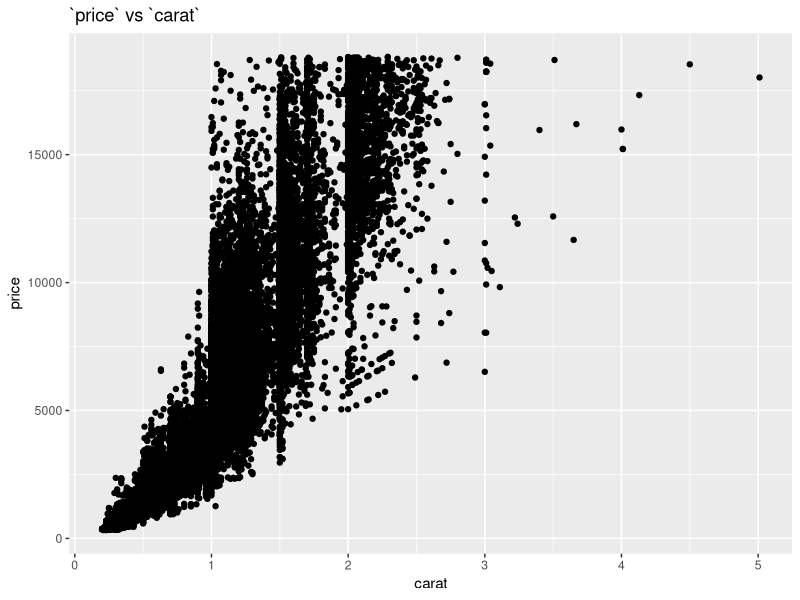
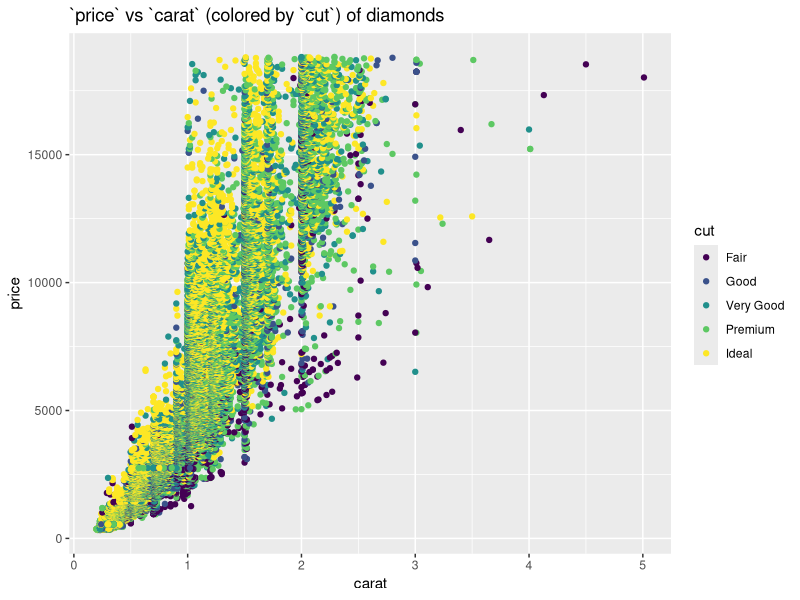
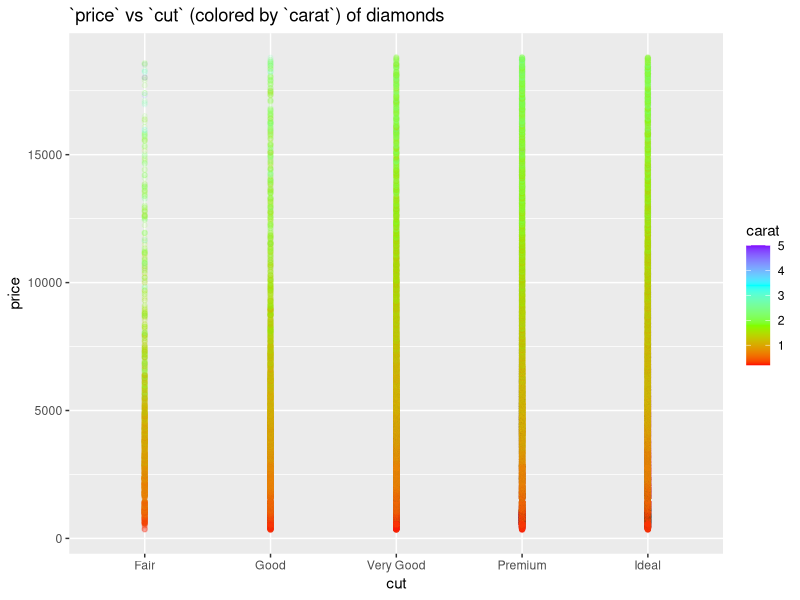
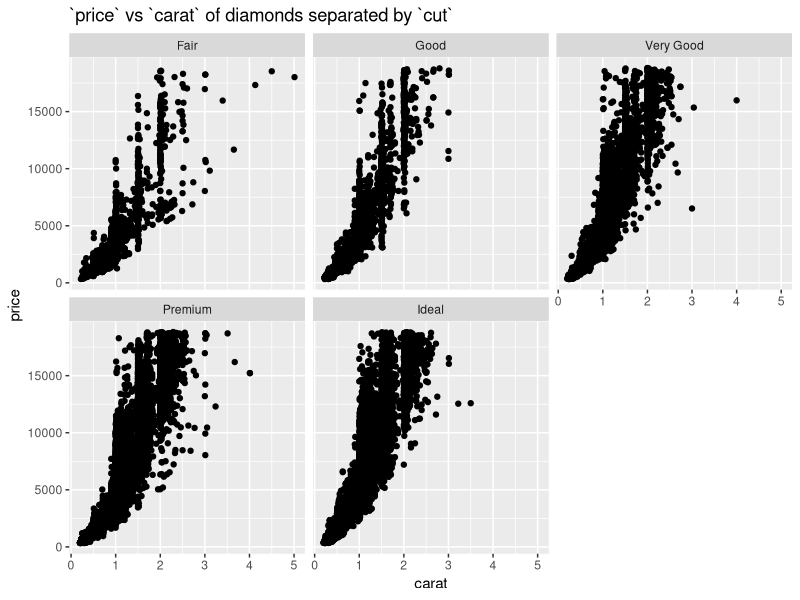
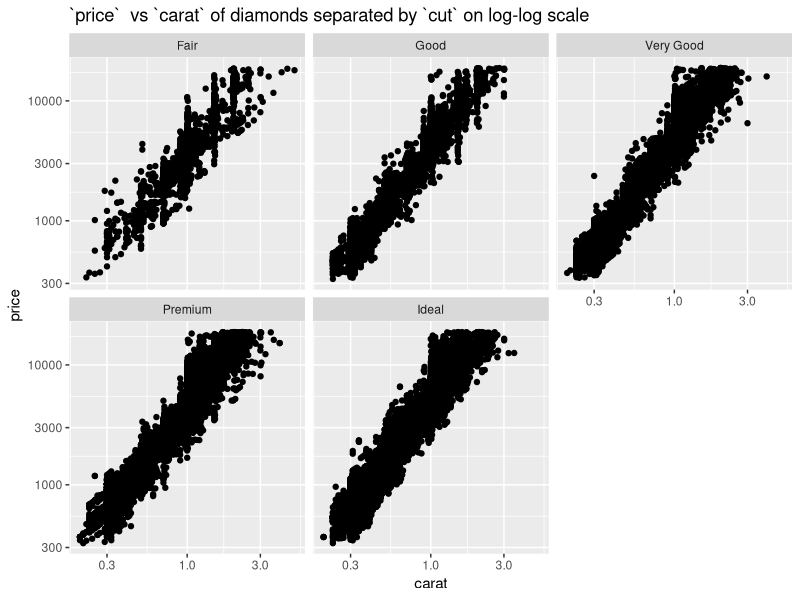
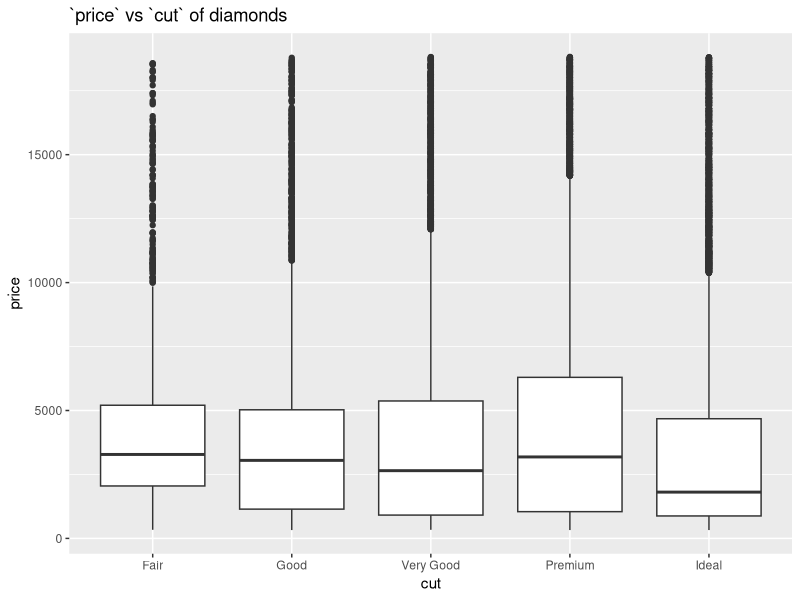
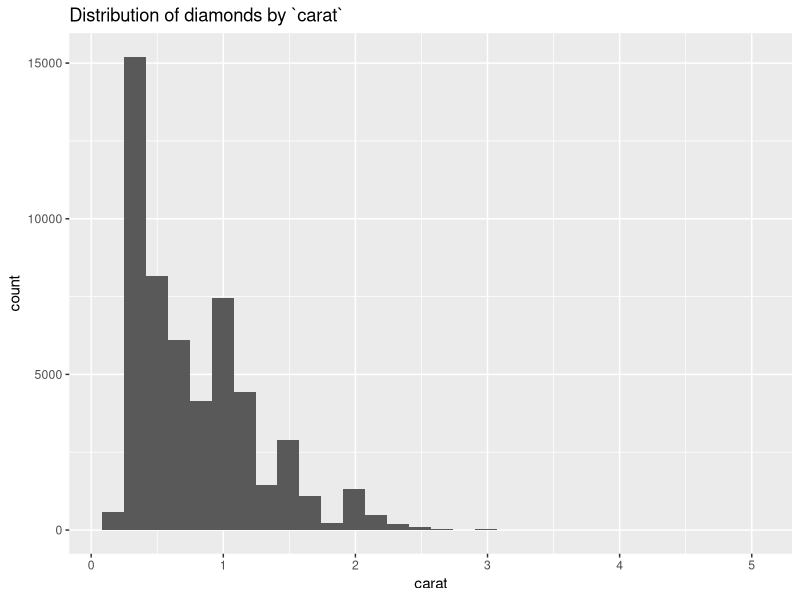
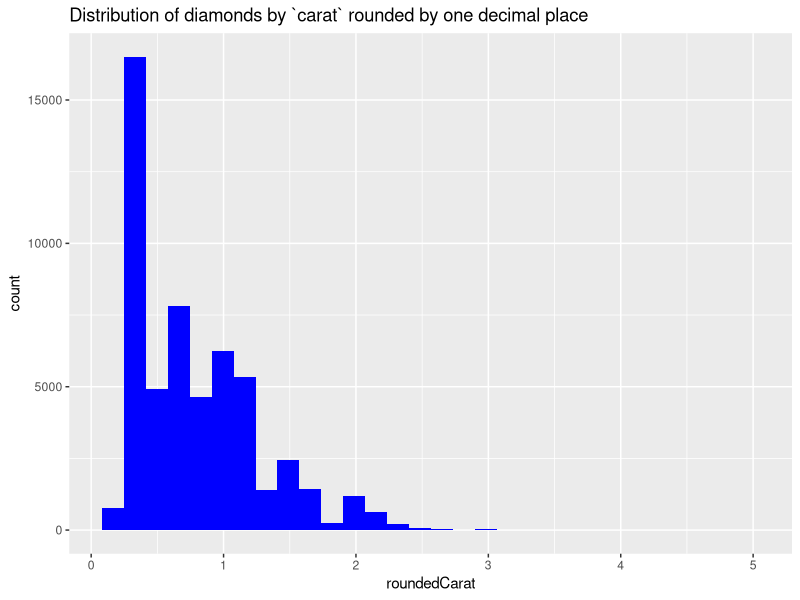

These charts were generated, in order, by the following R code:
## ---- chunk 1
library(tidyverse)
## ---- chunk 2
## TASK: Plot `price` vs `carat` below
diamonds %>%
  ggplot(aes(y = price, x = carat)) +
  geom_point() +
  labs(title = '`price` vs `carat`')
## ---- chunk 3
## TASK: Plot `price`, `carat`, and `cut` below
diamonds %>%
  ggplot(aes(y = price, x = carat, color = cut)) +
  geom_point() +
  labs(title = '`price` vs `carat` (colored by `cut`) of diamonds')
## ---- chunk 4
diamonds %>%
  ggplot(aes(y = price, x = cut, color = carat)) +
  scale_colour_gradientn(colours = rainbow(4)) +
  geom_point(alpha = 1/10) +
  labs(title = '`price` vs `cut` (colored by `carat`) of diamonds')
## ---- chunk 5
diamonds %>%
  ggplot(aes(y = price, x = carat)) +
  geom_point() +
  facet_wrap(~cut) +
  labs(title = '`price` vs `carat` of diamonds separated by `cut`')
## ---- chunk 6
diamonds %>%
  ggplot(aes(y = price, x = carat)) +
  geom_point() +
  scale_x_log10() +
  scale_y_log10() +
  facet_wrap(~cut) +
  labs(title = '`price`  vs `carat` of diamonds separated by `cut` on log-log scale')
## ---- chunk 7
diamonds %>%
  ggplot() +
  geom_boxplot(aes(y = price, x = cut)) +
  labs(title = '`price` vs `cut` of diamonds')

diamonds %>%
  ggplot(aes(carat)) +
  geom_histogram() +
  labs(title = 'Distribution of diamonds by `carat`')

diamonds %>%
  mutate(roundedCarat = round(x = carat, digits = 1)) %>%
  ggplot(aes(roundedCarat)) +
  geom_histogram(fill = 'blue') +
  labs(title = 'Distribution of diamonds by `carat` rounded by one decimal place')
